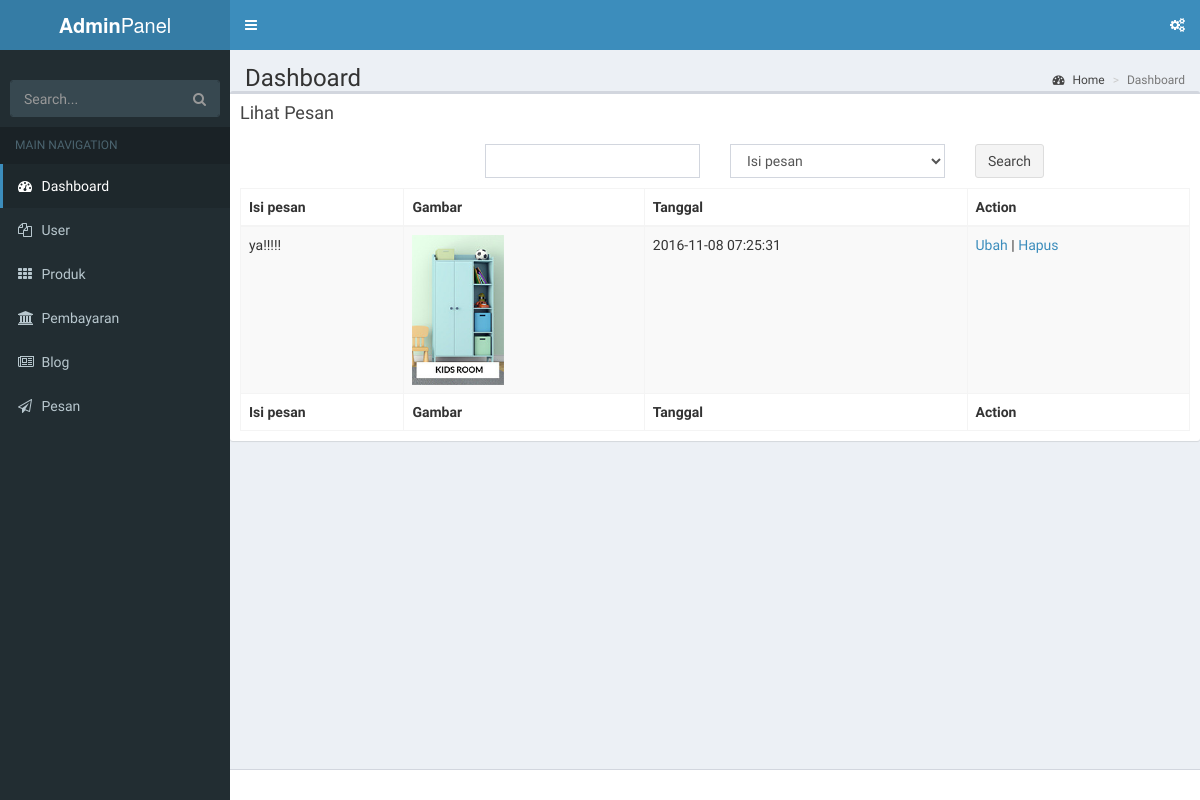
Page /index.php/adminpanel/pesan/lihat_pesan on the committed database.
### tables this page shows
CREATE TABLE IF NOT EXISTS `fm_pesan` (
  `id_pesan` bigint(20) NOT NULL,
  `id_ruangpesan` int(11) NOT NULL,
  `id_user` int(11) NOT NULL,
  `pesan` longtext NOT NULL,
  `gambar_pesan` varchar(200) NOT NULL,
  `tanggal_pesan` datetime NOT NULL
);

### application/controllers/adminpanel/Pesan.php (called while the page is built, shortened)
<?php
class Pesan extends CI_Controller {
	public function __construct(){
		$this->load->model('mpesan','mps');
    $this->load->library('pagination');
	}
  function lihat_pesan(){
    $data['title_web'] = 'View All pesan | Adminpanel Furnimade';
    $data['path_content'] = 'admin/pesan/lihat_pesan';
		$this->form_validation->set_rules('search','Search','required');
		if(!$this->form_validation->run()){
    $perpage = 10;
    $this->load->library('pagination');
    $config['base_url'] = base_url($this->uri->segment(1).'/pesan/lihat_pesan/');
    $config['total_rows'] = $this->mod->countData('pesan');
    $config['per_page'] = $perpage;
    $config['uri_segment'] = 4;
    $choice = $config['total_rows']/$config['per_page'] = $perpage;
    $config['num_links'] = round($choice);
    $config['use_page_numbers'] = TRUE;
    $this->pagination->initialize($config);
    $page = ($this->uri->segment(4))? $this->uri->segment(4) : 0;
    $data['results'] = $this->mps->fetchPesan($config['per_page'],$page,$this->uri->segment(4));
    $data['links'] = $this->pagination->create_links();
    $data['total_rows'] = $this->mod->countData('pesan');
    $this->load->view('admin/index',$data);
		}
		else{
			$data['results'] = $this->mps->fetchPesanSearch($_POST);
			$data['links'] = false;
			$this->load->view('admin/index',$data);
		}
  }
  }
?>

### index.php (called while the page is built, shortened)
<?php
require_once BASEPATH.'core/CodeIgniter.php';

### application/models/Mpesan.php (called while the page is built, shortened)
<?php
class Mpesan extends CI_Model {
  function fetchPesan($limit,$start,$pagenumber) {
    if($pagenumber!="")
      $this->db->limit($limit,($pagenumber*$limit)-$limit);
    else
      $this->db->limit($limit,$start);
		$this->db->join('user','pesan.id_user = user.id_user');
		$this->db->join('ruangpesan','pesan.id_ruangpesan = ruangpesan.id_ruangpesan');
    $this->db->order_by('tanggal_pesan','ASC');
    $query = $this->db->get('pesan');
    if($query->num_rows()>0){
      return $query->result();
    }
    else return FALSE;
  }
}

### application/views/admin/pesan/lihat_pesan.php (the view, shortened to what this page needs)
<div class="box">
  <div class="box-header">
    <h3 class="box-title">Lihat Pesan</h3>
  </div>
  <div class="box-body">
    <div class="row" style="margin-bottom:10px">
      <form method="POST" action="">
      <div class="col-md-3">
      </div>
      <div class="col-md-3">
        <input type="text" name="search" class="form-control">
      </div>
      <div class="col-md-3">
        <?php
          $options = array(
                'pesan'=> 'Isi pesan'
                );
          echo form_dropdown('by',$options,set_value('by'),"class='form-control'");
        ?>
      </div>
      <div class="col-md-3">
        <button type="submit"class="btn btn-default">Search</button>
      </div>
    </form>
    </div>
    <table id="example1" class="table table-bordered table-striped">
      <thead>
      <tr>
        <th>Isi pesan</th>
        <th>Gambar</th>
        <th>Tanggal</th>
        <th>Action</th>
      </tr>
      </thead>
      <tbody>
        <?php
      		if($results!=FALSE){
      			foreach ($results as $rows) {
      				?>
      				<tr>
                <td><?php echo $rows->pesan ?></td>
                <td><?php if($rows->gambar_pesan!= "") {
                  ?>
                  <img src="<?php echo base_url($rows->gambar_pesan)?>" height="150px">
                  <?php
                } ?></td>
                <td><?php echo $rows->tanggal_pesan?></td>
                  <td>
                  <a href ="<?php echo base_url('adminpanel/pesan/ubah_pesan/'.$rows->id_pesan)?>">Ubah</a> |
                  <a href ="<?php echo base_url('adminpanel/pesan/hapus_pesan/'.$rows->id_pesan)?>" onclick="return confirm('Apakah Kamu yakin data tersebut ingin dihapus ?')">Hapus</a>
                </td>
              </tr>
      				<?php
      			}
      		}
      	?>
      </tbody>
      <tfoot>
      <tr>
        <th>Isi pesan</th>
        <th>Gambar</th>
        <th>Tanggal</th>
        <th>Action</th>
      </tr>
      </tfoot>
    </table>
  </div>
</div>

### rows in the picture
fm_pesan: pesan "ya!!!!!", gambar_pesan (picture), tanggal_pesan "2016-11-08 07:25:31"
